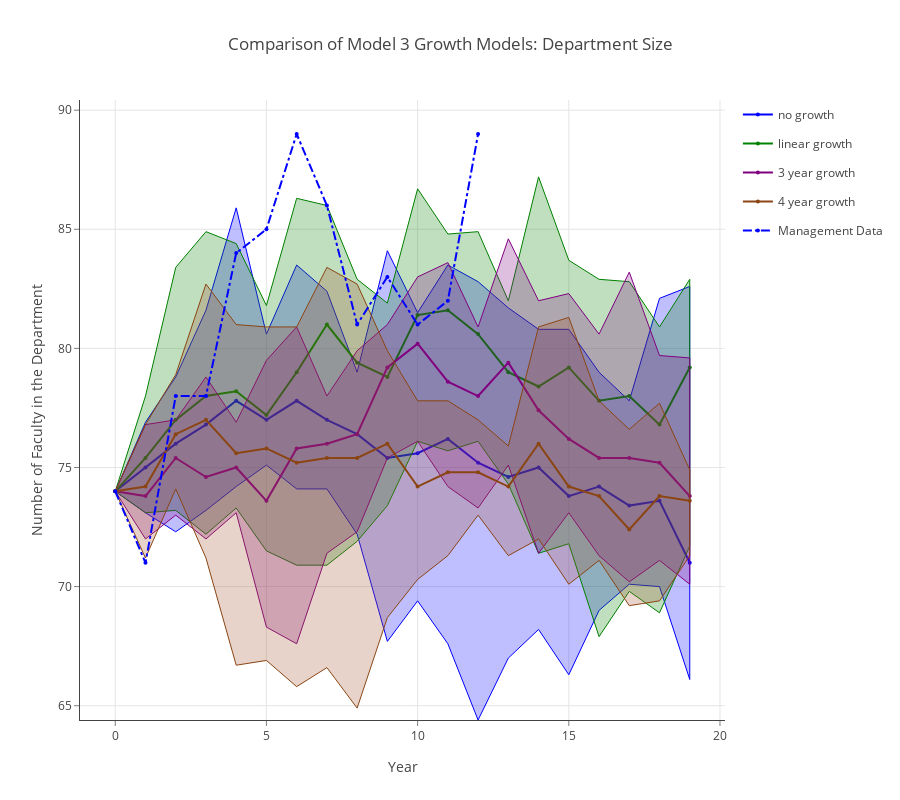

Notebook code for this chart:
### Markdown cell above
## Comparison of Model 3 Growth Models: Department Size

### Code cell
data = []
linecolors = ['rgb(0,0,255)', 'rgb(0,128,0)', 'rgb(128,0,128)', 'rgb(139,69,19)']
fillcolors = ['rgba(0,0,255,0.25)', 'rgba(0,128,0,0.25)', 'rgba(128,0,128,0.25)', 'rgba(160,82,45,0.25)']

for k,v in enumerate(results.mlist):
    data.append(go.Scatter(
        x=np.append(v.summary_matrix['yr'], v.summary_matrix['yr'].values[::-1]),
        y=np.append(v.summary_matrix['deptn_975'], v.summary_matrix['deptn_025'].values[::-1]),
        fill='tozerox',
        fillcolor=fillcolors[k],
        line=dict(color=linecolors[k],
                 width=1),
        legendgroup=legend_labels[k],
        showlegend=False,
        mode='lines',
        name=legend_labels[k],
    ))

    data.append(go.Scatter(
        x=v.summary_matrix['yr'],
        y=v.summary_matrix['deptn_avg'],
        line=dict(color=linecolors[k],
                 width=2),
        legendgroup=legend_labels[k],
        showlegend=True,
        marker=dict(
            size=4),
        mode='lines+markers',
        name=legend_labels[k],
    ))


data.append(go.Scatter(
    x=v.summary_matrix['yr'], 
    y=v.summary_matrix['act_deptn'],
    line=dict(color='blue',
             dash='dashdot'),
    name='Management Data',
    mode='lines+markers',
    marker=dict(
        size=4),

))
    
layout = go.Layout(
    title='Comparison of Model 3 Growth Models: Department Size',
    height=800,
    width=900,
    paper_bgcolor='rgb(255,255,255)',
    plot_bgcolor='rgb(255,255,255)',
    xaxis=dict(
        visible=True,
        title='Year',
        gridcolor='rgb(229,229,229)',
        showgrid=True,
        showline=True,
        showticklabels=True,
        tickcolor='rgb(127,127,127)',
        ticks='outside',
        zeroline=False
    ),
    yaxis=dict(
        title='Number of Faculty in the Department',
        gridcolor='rgb(229,229,229)',
        showgrid=True,
        showline=True,
        showticklabels=True,
        tickcolor='rgb(127,127,127)',
        ticks='outside',
        zeroline=False
    ),
)
fig = go.Figure(data=data, layout=layout)
plotly.offline.iplot(fig, filename= 'shaded_lines')

# export image for ingestion to pdf file.
if not os.path.exists('images'):
    os.mkdir('images')
pio.write_image(fig, 'images/dept_size_plot.png')

### Figure 1 — Plotly figure (JSON) as saved in the notebook; plotly's stock layout.template omitted (floating-point values rounded to 4 significant figures)
{"data": [{"fill": "tozerox", "fillcolor": "rgba(0,0,255,0.25)", "legendgroup": "no growth", "line": {"color": "rgb(0,0,255)", "width": 1}, "mode": "lines", "name": "no growth", "showlegend": false, "type": "scatter", "uid": "8ad833e8-2578-4b1f-b695-6451039fd88f", "x": [0, 1, 2, 3, 4, 5, 6, 7, 8, 9, 10, 11, 12, 13, 14, 15, 16, 17, 18, 19, 19, 18, 17, 16, 15, 14, 13, 12, 11, 10, 9, 8, 7, 6, 5, 4, 3, 2, 1, 0], "y": [74, 76.9, 78.8, 81.6, 85.9, 80.6, 83.5, 82.4, 79, 84.1, 81.5, 83.5, 82.8, 81.7, 80.8, 80.8, 79, 77.8, 82.1, 82.6, 66.1, 70, 70.1, 69, 66.3, 68.2, 67, 64.4, 67.6, 69.4, 67.7, 72.2, 74.1, 74.1, 75.1, 74.2, 73.2, 72.3, 73.1, 74]}, {"legendgroup": "no growth", "line": {"color": "rgb(0,0,255)", "width": 2}, "marker": {"size": 4}, "mode": "lines+markers", "name": "no growth", "showlegend": true, "type": "scatter", "uid": "d838f7ab-2f6b-4fa5-a665-931627356181", "x": [0, 1, 2, 3, 4, 5, 6, 7, 8, 9, 10, 11, 12, 13, 14, 15, 16, 17, 18, 19], "y": [74, 75, 76, 76.8, 77.8, 77, 77.8, 77, 76.4, 75.4, 75.6, 76.2, 75.2, 74.6, 75, 73.8, 74.2, 73.4, 73.6, 71]}, {"fill": "tozerox", "fillcolor": "rgba(0,128,0,0.25)", "legendgroup": "linear growth", "line": {"color": "rgb(0,128,0)", "width": 1}, "mode": "lines", "name": "linear growth", "showlegend": false, "type": "scatter", "uid": "6e86cf61-89a5-4a16-9212-c960a48f774f", "x": [0, 1, 2, 3, 4, 5, 6, 7, 8, 9, 10, 11, 12, 13, 14, 15, 16, 17, 18, 19, 19, 18, 17, 16, 15, 14, 13, 12, 11, 10, 9, 8, 7, 6, 5, 4, 3, 2, 1, 0], "y": [74, 78, 83.4, 84.9, 84.4, 81.8, 86.3, 86, 82.9, 81.9, 86.7, 84.8, 84.9, 82, 87.2, 83.7, 82.9, 82.8, 80.9, 82.9, 71.7, 68.9, 69.8, 67.9, 71.8, 71.4, 74.3, 76.1, 75.7, 76.1, 73.4, 71.9, 70.9, 70.9, 71.5, 73.3, 72.2, 73.2, 73.1, 74]}, {"legendgroup": "linear growth", "line": {"color": "rgb(0,128,0)", "width": 2}, "marker": {"size": 4}, "mode": "lines+markers", "name": "linear growth", "showlegend": true, "type": "scatter", "uid": "379aa8e7-f768-494a-8ecf-9ff68ea6a5a9", "x": [0, 1, 2, 3, 4, 5, 6, 7, 8, 9, 10, 11, 12, 13, 14, 15, 16, 17, 18, 19], "y": [74, 75.4, 77, 78, 78.2, 77.2, 79, 81, 79.4, 78.8, 81.4, 81.6, 80.6, 79, 78.4, 79.2, 77.8, 78, 76.8, 79.2]}, {"fill": "tozerox", "fillcolor": "rgba(128,0,128,0.25)", "legendgroup": "3 year growth", "line": {"color": "rgb(128,0,128)", "width": 1}, "mode": "lines", "name": "3 year growth", "showlegend": false, "type": "scatter", "uid": "a5c1667d-325f-4be1-abc7-a1de56a90307", "x": [0, 1, 2, 3, 4, 5, 6, 7, 8, 9, 10, 11, 12, 13, 14, 15, 16, 17, 18, 19, 19, 18, 17, 16, 15, 14, 13, 12, 11, 10, 9, 8, 7, 6, 5, 4, 3, 2, 1, 0], "y": [74, 76.8, 77, 78.8, 76.9, 79.5, 80.9, 78, 79.9, 81, 83, 83.6, 80.9, 84.6, 82, 82.3, 80.6, 83.2, 79.7, 79.6, 70.1, 71.1, 70.2, 71.3, 73.1, 71.4, 75.1, 73.3, 74.2, 76.1, 75.4, 72.3, 71.4, 67.6, 68.3, 73.1, 72, 73, 72, 74]}, {"legendgroup": "3 year growth", "line": {"color": "rgb(128,0,128)", "width": 2}, "marker": {"size": 4}, "mode": "lines+markers", "name": "3 year growth", "showlegend": true, "type": "scatter", "uid": "0f074867-7d80-4145-9375-ea984f05014a", "x": [0, 1, 2, 3, 4, 5, 6, 7, 8, 9, 10, 11, 12, 13, 14, 15, 16, 17, 18, 19], "y": [74, 73.8, 75.4, 74.6, 75, 73.6, 75.8, 76, 76.4, 79.2, 80.2, 78.6, 78, 79.4, 77.4, 76.2, 75.4, 75.4, 75.2, 73.8]}, {"fill": "tozerox", "fillcolor": "rgba(160,82,45,0.25)", "legendgroup": "4 year growth", "line": {"color": "rgb(139,69,19)", "width": 1}, "mode": "lines", "name": "4 year growth", "showlegend": false, "type": "scatter", "uid": "7ceaafab-e2c8-4c1c-878f-3b445ec4df80", "x": [0, 1, 2, 3, 4, 5, 6, 7, 8, 9, 10, 11, 12, 13, 14, 15, 16, 17, 18, 19, 19, 18, 17, 16, 15, 14, 13, 12, 11, 10, 9, 8, 7, 6, 5, 4, 3, 2, 1, 0], "y": [74, 76.8, 78.9, 82.7, 81, 80.9, 80.9, 83.4, 82.7, 79.9, 77.8, 77.8, 77, 75.9, 80.9, 81.3, 77.8, 76.6, 77.7, 74.9, 71.3, 69.4, 69.2, 71.1, 70.1, 72, 71.3, 73, 71.3, 70.3, 68.7, 64.9, 66.6, 65.8, 66.9, 66.7, 71.2, 74.1, 71.2, 74]}, {"legendgroup": "4 year growth", "line": {"color": "rgb(139,69,19)", "width": 2}, "marker": {"size": 4}, "mode": "lines+markers", "name": "4 year growth", "showlegend": true, "type": "scatter", "uid": "abde98c1-6067-48b4-ac53-b86fc9af646f", "x": [0, 1, 2, 3, 4, 5, 6, 7, 8, 9, 10, 11, 12, 13, 14, 15, 16, 17, 18, 19], "y": [74, 74.2, 76.4, 77, 75.6, 75.8, 75.2, 75.4, 75.4, 76, 74.2, 74.8, 74.8, 74.2, 76, 74.2, 73.8, 72.4, 73.8, 73.6]}, {"line": {"color": "blue", "dash": "dashdot"}, "marker": {"size": 4}, "mode": "lines+markers", "name": "Management Data", "type": "scatter", "uid": "c9721188-6154-4a9a-b198-2ed8ae3d9e07", "x": [0, 1, 2, 3, 4, 5, 6, 7, 8, 9, 10, 11, 12, 13, 14, 15, 16, 17, 18, 19], "y": [74, 71, 78, 78, 84, 85, 89, 86, 81, 83, 81, 82, 89, null, null, null, null, null, null, null]}], "layout": {"height": 800, "paper_bgcolor": "rgb(255,255,255)", "plot_bgcolor": "rgb(255,255,255)", "title": {"text": "Comparison of Model 3 Growth Models: Department Size"}, "width": 900, "xaxis": {"gridcolor": "rgb(229,229,229)", "showgrid": true, "showline": true, "showticklabels": true, "tickcolor": "rgb(127,127,127)", "ticks": "outside", "title": {"text": "Year"}, "visible": true, "zeroline": false}, "yaxis": {"gridcolor": "rgb(229,229,229)", "showgrid": true, "showline": true, "showticklabels": true, "tickcolor": "rgb(127,127,127)", "ticks": "outside", "title": {"text": "Number of Faculty in the Department"}, "zeroline": false}}}
